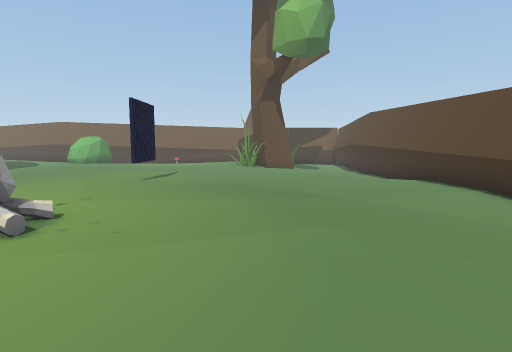
view 1 (above)

21 first-person views from a walk through a scene from a Unity 3-D project. The camera is 1.4 m above the floor, tilts 6° down and sees 80° across. The floor is counted in squares, 1 m on a side. Each view is taken from the middle of a square. On the plan, view 1 faces up. The plan holds only what a view shows up to about 14 squares ahead; the rest is blank. The place goes on beyond the plan. The player character is not drawn.

view 2
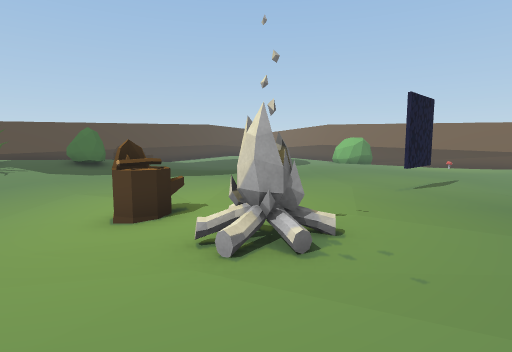

view 3
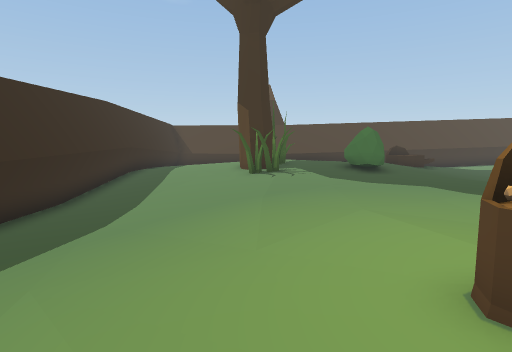

view 4
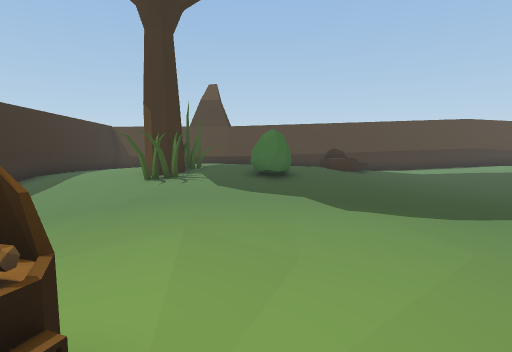

view 5
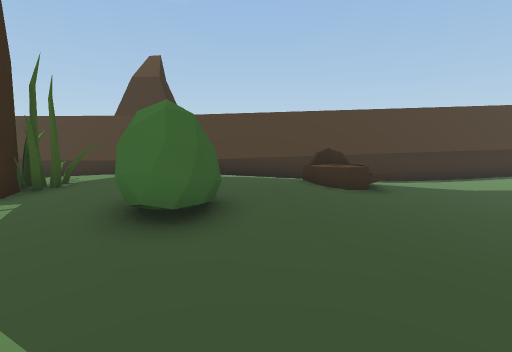

view 6
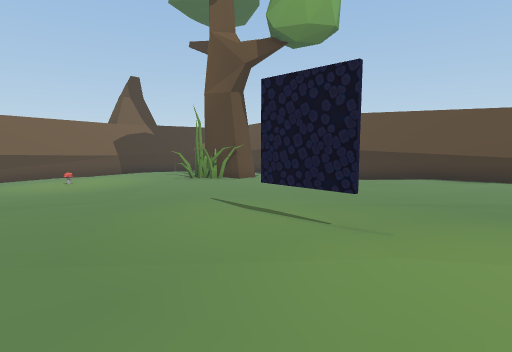

view 7
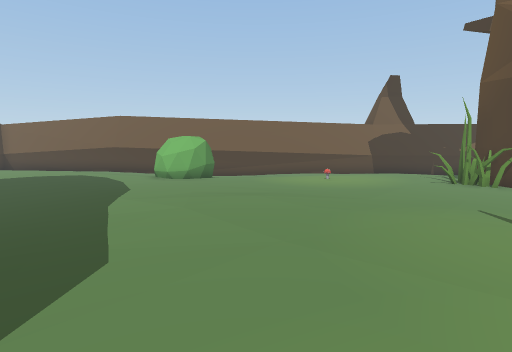

view 8
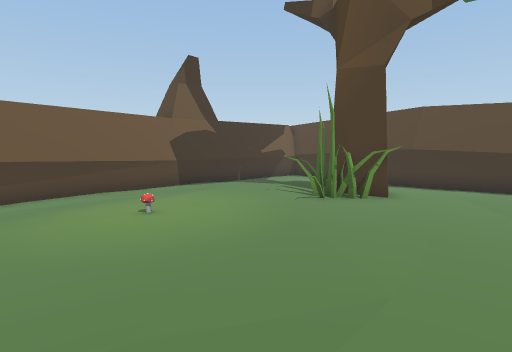

view 9
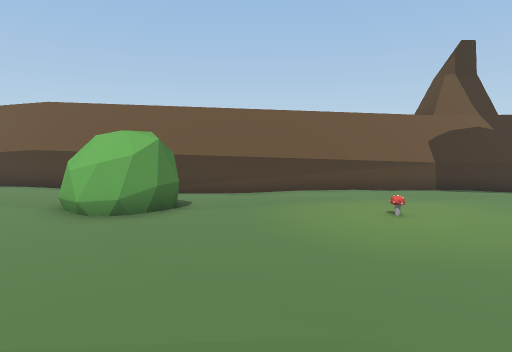

view 10
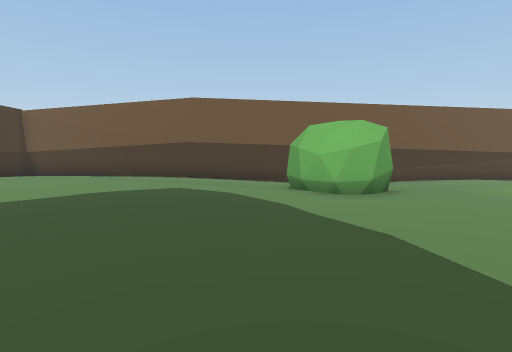

view 11
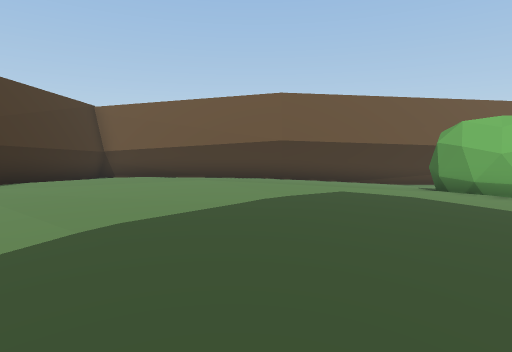

view 12
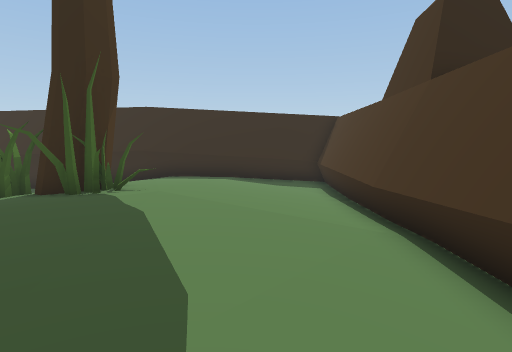

view 13
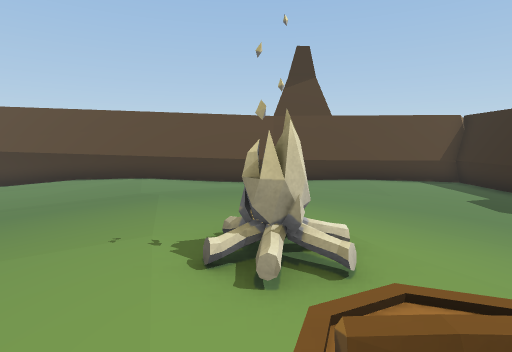

view 14
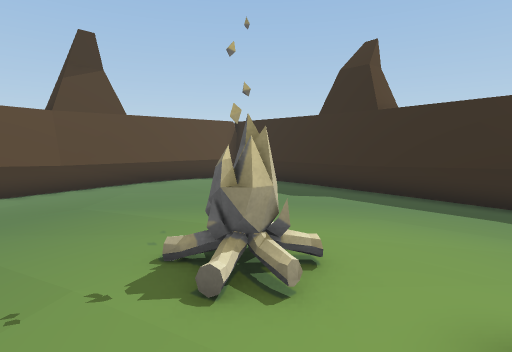

view 15
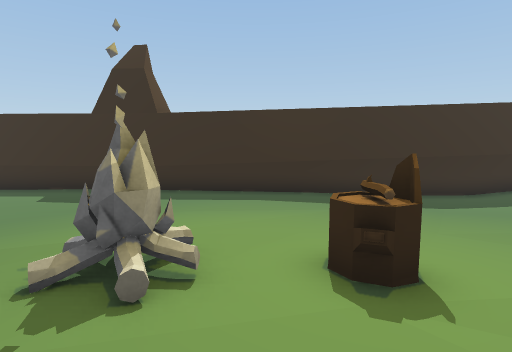

view 16
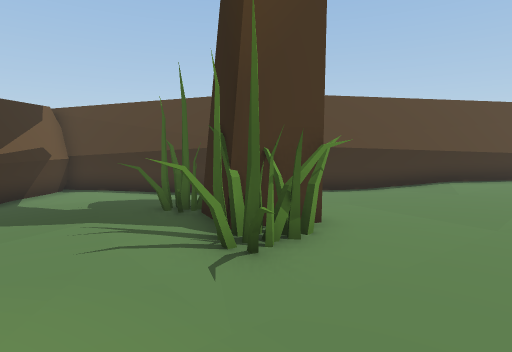

view 17
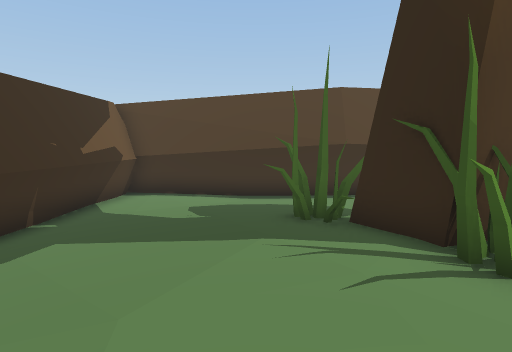

view 18
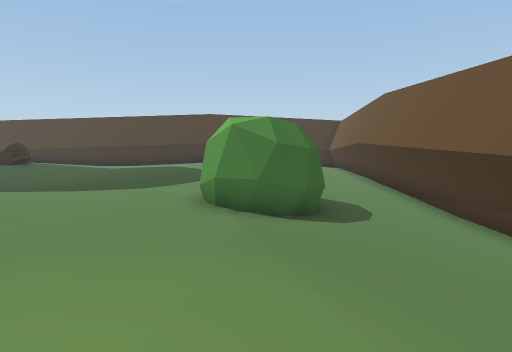

view 19
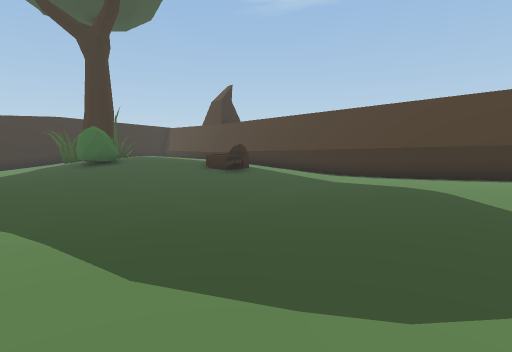

view 20
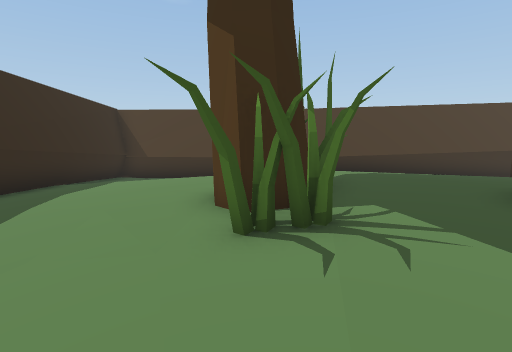

view 21
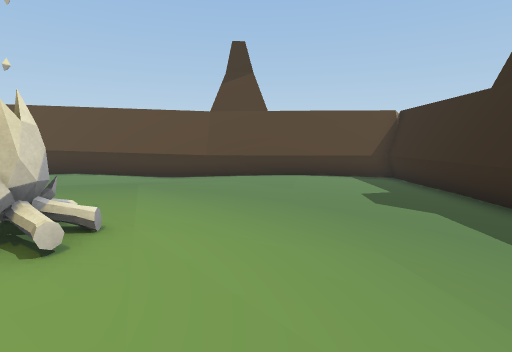

### Floor plan
Key: @ floor where view 1 was taken; # wall or solid block; . main floor; : floor 0.25 m higher than the main floor; - floor 0.25 m lower than the main floor; + floor 0.5 m higher than the main floor; _ floor 0.5 m lower than the main floor; * floor 0.75 m higher than the main floor; / step, stairs or slope; = window, fence, low wall or low ledge; C campfire; B bush; S stump; T tree; M mushroom; O other object.
Columns run from 26 left of view 1 to 7 right of it. Each row starts with its distance up from view 1.
 28 ##################################
 27 # ....--###-_______----------__###
 26 # .......-----__---------------__#
 25 # .........------------....----__#
 24 #:::::::....BBBB----........---__#
 23 #::::::::...BBBB...........O.--__#
 22  :::::::::../BBB....M.......OO-__#
 21   ::::::::...............O.TT--__#
 20 #.::::::::..............OOTT O-__#
 19 #...::::..................TTT--__#
 18 #...........................---__#
 17 #..........................-----_#
 16 #.......---...::::::.......------#
 15 #.....-----....:::::........-----#
 14 #....------....::::::.........---#
 13 #-.....-.--....::::::............#
 12 # ..:..........:::::::#..........#
 11 #   :/........::::::::#..........#
 10 #   S*:/.....::::::::::..........#
  9 #  :S/////::::::::::::::::.......#
  8 #   +++//::::::::::::::::::......#
  7 #:::++++++:::::::.::::::::::.....#
  6 #=:++++++BB:::....::::::::::....-#
  5 #=:++++**BB:::.....::::::::::..--#
  4 #=++++**+++::......:S:CC:::::..--#
  3 #=:++*O+O+:::......SS:C/:::::....#
  2 #=:++*+TTO::.........:::::.......#
  1 #:::+++TTO::.....-...............#
  0 #.::+++TT::...-----.......@......#
 -1 #.::++++::...--------............#
 -2 #..::::::/..----------...........#
 -3 #..::::::..--___----------......##
 -4 #...::::..---____-----#####-.---##
 -5 ##################################

Positions as (right, up) in squares from view 1, and headings:
1: (0, 0), facing up
2: (-1, 1), facing up-left
3: (-4, 1), facing left
4: (-5, 5), facing left
5: (-12, 7), facing left
6: (-9, 8), facing up-right
7: (-9, 8), facing up
8: (-9, 15), facing up-right
9: (-9, 15), facing up
10: (-15, 14), facing up
11: (-19, 15), facing up
12: (-23, 9), facing down
13: (-7, 4), facing right
14: (-6, 6), facing down-right
15: (-5, 7), facing down
16: (-5, 20), facing right
17: (-4, 23), facing right
18: (-5, 23), facing left
19: (-12, 21), facing down-left
20: (-13, 1), facing left
21: (-7, 1), facing right
